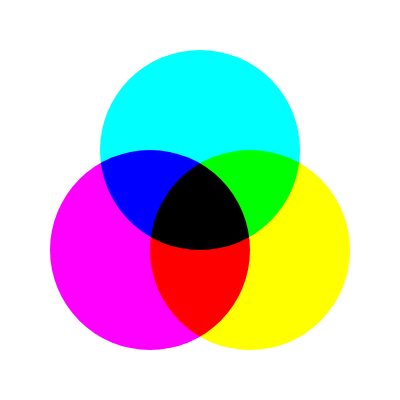
Frame 1 (no input)
Frame 60 (no input): identical to frame 1, image omitted
Frame 120 (the mouse pressed at the canvas centre since frame 60): identical to frame 1, image omitted

The p5.js sketch that drew this single still picture (run headless with seeded random() and noise() and a simulated clock; from frame 60 on, the mouse is pressed at the canvas centre):

// p5.js sketch
// ── sketch.js
///
/// Blended squares (subtractive)
/// by Evan Raskob <e.raskob@gold.ac.uk>
//
/// - Demonstrating using colour blending in p5js.
/// - Learning about additive and subtractive colour.

function setup() {
  createCanvas(400, 400);
  
  // We can use HSB mode as follows 
  // from (https://p5js.org/reference/#/p5/colorMode):
  // Setting colorMode(HSB) lets you use the HSB system instead.
  // By default, this is colorMode(HSB, 360, 100, 100, 1). 
// You can also use HSL instead of HSB, but then the 3rd value will be lightness (whiteness) and won't refer to a pure colour.

  colorMode(HSB);
}

function draw() {
  // First reset to default blend mode (based on alpha)
  // to clear the screen. Or else it will flash!
  blendMode(BLEND);
  background(255); // start with white (all colour)
  noStroke();

  ellipseMode(CENTER);

  // DIFFERENCE is subtractive colour mode
  // https://p5js.org/reference/#/p5/blendMode
  blendMode(DIFFERENCE);

  // shift drawing down slightly
  translate(0,width/8);


  /// EXERCISE:
  /// Play with the hue values below to see the results.
  /// You should see the opposite colour on the hue circle.

  // REMEMBER: in HSB or HSL mode, color values
  // are from 0-360 (hue), 0-100 (saturation),
  // and 0-100 (either brightness or lightness)

  fill(0,100,100); // white - red = cyan
  ellipse(width/2,height/4,width/2,height/2);

  fill(120,100,100); // white - green = magenta
  ellipse(width/4+width/8,height/2,width/2,height/2);
  
  fill(240,100,100); // white - blue = yellow
  ellipse(3*width/4-width/8,height/2,width/2,height/2);
}
